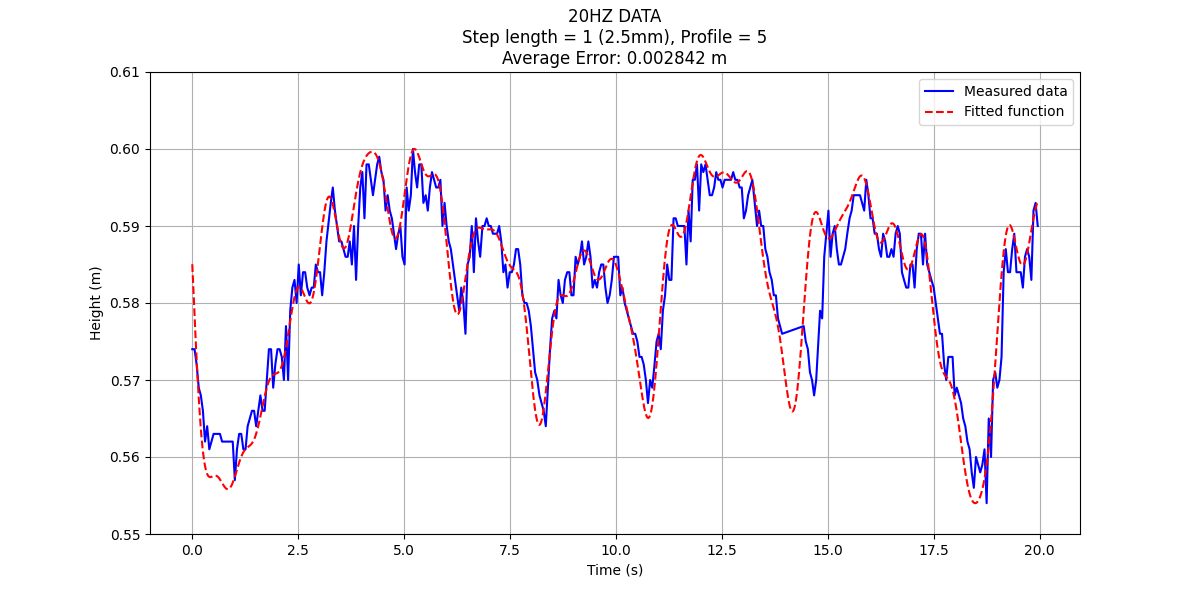
#> input picture testing_pics/20hz.png, 1200 x 600 px
$ python -i plotter.py   (imports and definitions only)
#> lines starting #> are read from the running program, lines starting #| are printed output that depends on the picture
import datetime
import matplotlib.pyplot as plt
import numpy as np


def f(x):
    return -(3.000*np.sin(0.826*x) + 2.484*np.sin(1.082*x) + 2.057*np.sin(1.417*x) +
             1.703*np.sin(1.857*x) + 1.410*np.sin(2.432*x) + 1.168*np.sin(3.186*x) +
             0.967*np.sin(4.174*x) + 0.801*np.sin(5.467*x) + 0.663*np.sin(7.162*x) +
             0.549*np.sin(9.383*x))


def parse_data(data):
    lines = data.strip().split('\n')
    first_timestamp = None
    result = []

    for line in lines:
        timestamp_str, measurement = line.split('] ')
        timestamp_str = timestamp_str[1:]

        timestamp = datetime.datetime.strptime(timestamp_str, "%y/%m/%d %H:%M:%S.%f")

        if first_timestamp is None:
            first_timestamp = timestamp

        time_diff = (timestamp - first_timestamp).total_seconds()

        if time_diff > 20:
            break

        height = float(measurement.split(',')[0].strip().rstrip(' m'))

        result.append((time_diff, height))

    return result


def plot_height_vs_time(data):
    parsed_data = parse_data(data)
    times, heights = zip(*parsed_data)

    plt.figure(figsize=(12, 6))
    plt.plot(times, heights, 'b-', label='Measured data')

    # Generate points for the fitted function
    x_fit = np.linspace(min(times), max(times), 1000)
    y_fit = f(x_fit)

    # Scale and shift the fitted function to match the data range
    y_fit_scaled = (y_fit - np.min(y_fit)) / (np.max(y_fit) - np.min(y_fit)) * (max(heights) - min(heights)) + min(
        heights)

    plt.plot(x_fit, y_fit_scaled, 'r--', label='Fitted function')

    # Calculate average error
    y_fit_interp = np.interp(times, x_fit, y_fit_scaled)
    errors = np.abs(np.array(heights) - y_fit_interp)
    avg_error = np.mean(errors)

    plt.title(f'Step length = 1 (2.5mm), Profile = 1\nAverage Error: {avg_error:.6f} m')
    plt.xlabel('Time (s)')
    plt.ylabel('Height (m)')
    plt.ylim([0.55, 0.61])
    plt.grid(True)
    plt.legend()
    plt.show()

    print(f"Average Error: {avg_error:.6f} m")

# Example usage
data = """
[24/10/02 16:43:55.123] 0.579 m, -4.59
[24/10/02 16:43:55.325] 0.570 m, -6.81
[24/10/02 16:43:55.527] 0.563 m, 1.60
[24/10/02 16:43:55.729] 0.563 m, 8.96
[24/10/02 16:43:55.931] 0.563 m, 8.62
[24/10/02 16:43:56.133] 0.562 m, 9.79
[24/10/02 16:43:56.335] 0.564 m, 8.67
[24/10/02 16:43:56.537] 0.561 m, 4.92
[24/10/02 16:43:56.739] 0.562 m, 4.54
[24/10/02 16:43:56.941] 0.565 m, 3.58
[24/10/02 16:43:57.143] 0.569 m, 4.35
[24/10/02 16:43:57.345] 0.572 m, 6.37
[24/10/02 16:43:57.547] 0.581 m, 8.81
[24/10/02 16:43:57.749] 0.585 m, 8.91
[24/10/02 16:43:57.951] 0.582 m, 7.97
[24/10/02 16:43:58.153] 0.582 m, 5.48
[24/10/02 16:43:58.355] 0.591 m, 7.75
[24/10/02 16:43:58.557] 0.594 m, 8.96
[24/10/02 16:43:58.759] 0.587 m, 8.24
[24/10/02 16:43:58.961] 0.592 m, 8.98
[24/10/02 16:43:59.163] 0.595 m, 9.13
[24/10/02 16:43:59.365] 0.598 m, 8.84
[24/10/02 16:43:59.567] 0.599 m, 9.61
[24/10/02 16:43:59.768] 0.592 m, 7.69
[24/10/02 16:43:59.970] 0.586 m, 6.86
[24/10/02 16:44:00.172] 0.591 m, 8.89
[24/10/02 16:44:00.374] 0.597 m, 8.36
[24/10/02 16:44:00.576] 0.599 m, 9.80
[24/10/02 16:44:00.778] 0.594 m, 3.96
[24/10/02 16:44:00.980] 0.595 m, 9.41
[24/10/02 16:44:01.182] 0.590 m, 10.21
[24/10/02 16:44:01.384] 0.583 m, 7.66
[24/10/02 16:44:01.586] 0.580 m, 7.56
[24/10/02 16:44:01.788] 0.585 m, 5.97
[24/10/02 16:44:01.990] 0.589 m, 6.81
[24/10/02 16:44:02.192] 0.590 m, 9.02
[24/10/02 16:44:02.394] 0.589 m, 10.00
[24/10/02 16:44:02.596] 0.587 m, 4.43
[24/10/02 16:44:02.798] 0.585 m, 6.01
[24/10/02 16:44:03.000] 0.581 m, 3.26
[24/10/02 16:44:03.202] 0.576 m, 6.65
[24/10/02 16:44:03.404] 0.568 m, 10.75
[24/10/02 16:44:03.606] 0.570 m, 5.17
[24/10/02 16:44:03.808] 0.580 m, 6.83
[24/10/02 16:44:04.010] 0.579 m, 4.12
[24/10/02 16:44:04.211] 0.582 m, 6.62
[24/10/02 16:44:04.414] 0.587 m, 8.88
[24/10/02 16:44:04.616] 0.588 m, 8.40
[24/10/02 16:44:04.818] 0.584 m, 4.67
[24/10/02 16:44:05.020] 0.584 m, 5.68
[24/10/02 16:44:05.222] 0.585 m, 8.34
[24/10/02 16:44:05.423] 0.579 m, 5.45
[24/10/02 16:44:05.625] 0.576 m, 8.04
[24/10/02 16:44:05.827] 0.572 m, 9.59
[24/10/02 16:44:06.029] 0.569 m, 7.72
[24/10/02 16:44:06.231] 0.574 m, 6.81
[24/10/02 16:44:06.433] 0.586 m, 7.33
[24/10/02 16:44:06.635] 0.588 m, 6.04
[24/10/02 16:44:06.837] 0.589 m, 9.51
[24/10/02 16:44:07.039] 0.595 m, 8.22
[24/10/02 16:44:07.241] 0.598 m, 9.15
[24/10/02 16:44:07.443] 0.595 m, 4.64
[24/10/02 16:44:07.645] 0.596 m, 9.93
[24/10/02 16:44:07.847] 0.596 m, 9.76
[24/10/02 16:44:08.049] 0.596 m, 9.65
[24/10/02 16:44:08.251] 0.592 m, 5.79
[24/10/02 16:44:08.453] 0.594 m, 6.53
[24/10/02 16:44:08.655] 0.588 m, 10.48
[24/10/02 16:44:08.857] 0.582 m, 10.07
[24/10/02 16:44:09.059] 0.577 m, 6.48
[24/10/02 16:44:09.261] 0.572 m, 10.31
[24/10/02 16:44:09.462] 0.570 m, 10.24
[24/10/02 16:44:09.664] 0.574 m, 3.72
[24/10/02 16:44:09.866] 0.587 m, 6.93
[24/10/02 16:44:10.068] 0.592 m, 7.99
[24/10/02 16:44:10.270] 0.589 m, 7.95
[24/10/02 16:44:10.472] 0.586 m, 4.89
[24/10/02 16:44:10.674] 0.593 m, 9.23
[24/10/02 16:44:10.876] 0.595 m, 9.24
[24/10/02 16:44:11.078] 0.595 m, 8.42
[24/10/02 16:44:11.280] 0.590 m, 7.98
[24/10/02 16:44:11.482] 0.588 m, 7.22
[24/10/02 16:44:11.684] 0.589 m, 7.31
[24/10/02 16:44:11.886] 0.590 m, 9.24
[24/10/02 16:44:12.088] 0.581 m, 4.12
[24/10/02 16:44:12.290] 0.587 m, 7.08
[24/10/02 16:44:12.492] 0.588 m, 7.98
[24/10/02 16:44:12.694] 0.583 m, 8.32
[24/10/02 16:44:12.896] 0.576 m, 10.14
[24/10/02 16:44:13.098] 0.573 m, 7.21
[24/10/02 16:44:13.299] 0.568 m, 8.81
[24/10/02 16:44:13.502] 0.562 m, 10.43
[24/10/02 16:44:13.703] 0.559 m, 5.65
[24/10/02 16:44:13.905] 0.561 m, 9.28
[24/10/02 16:44:14.107] 0.568 m, 6.71
[24/10/02 16:44:14.309] 0.578 m, 4.66
[24/10/02 16:44:14.511] 0.589 m, 7.09
[24/10/02 16:44:14.713] 0.584 m, 6.08
[24/10/02 16:44:14.915] 0.585 m, 5.87
[24/10/02 16:44:15.117] 0.590 m, 5.85
[24/10/02 16:44:15.319] 0.590 m, 4.75
[24/10/02 16:44:15.521] 0.594 m, 8.93
[24/10/02 16:44:15.723] 0.601 m, 8.90
[24/10/02 16:44:15.925] 0.602 m, 6.11
[24/10/02 16:44:16.126] 0.597 m, 6.51
[24/10/02 16:44:16.328] 0.598 m, 7.75
[24/10/02 16:44:16.530] 0.598 m, 9.46
[24/10/02 16:44:16.732] 0.597 m, 9.05
[24/10/02 16:44:16.934] 0.594 m, 3.96
[24/10/02 16:44:17.136] 0.600 m, 9.45
[24/10/02 16:44:17.338] 0.594 m, 7.69
[24/10/02 16:44:17.540] 0.596 m, 7.11
[24/10/02 16:44:17.742] 0.601 m, 8.39
[24/10/02 16:44:17.943] 0.599 m, 10.28
[24/10/02 16:44:18.145] 0.587 m, 1.07
[24/10/02 16:44:18.347] 0.581 m, 5.17
[24/10/02 16:44:18.549] 0.583 m, 6.56
[24/10/02 16:44:18.751] 0.575 m, 10.15
[24/10/02 16:44:18.953] 0.570 m, 10.46
[24/10/02 16:44:19.155] 0.565 m, 10.60
[24/10/02 16:44:19.357] 0.558 m, 10.10
[24/10/02 16:44:19.559] 0.557 m, 9.71
[24/10/02 16:44:19.761] 0.562 m, 7.98
[24/10/02 16:44:19.963] 0.569 m, 8.40
[24/10/02 16:44:20.165] 0.571 m, 5.44
[24/10/02 16:44:20.366] 0.585 m, 8.06
[24/10/02 16:44:20.568] 0.590 m, 9.70
[24/10/02 16:44:20.770] 0.582 m, 8.36
[24/10/02 16:44:20.972] 0.580 m, 9.26
[24/10/02 16:44:21.174] 0.587 m, 8.83
[24/10/02 16:44:21.376] 0.587 m, 9.35
[24/10/02 16:44:21.578] 0.587 m, 9.00
[24/10/02 16:44:21.780] 0.585 m, 6.91
[24/10/02 16:44:21.982] 0.590 m, 7.40ÿ
[24/10/02 16:44:22.184] 0.589 m, 4.18
[24/10/02 16:44:22.386] 0.595 m, 6.71
[24/10/02 16:44:22.588] 0.592 m, 7.07
[24/10/02 16:44:22.790] 0.586 m, 8.17
[24/10/02 16:44:22.992] 0.588 m, 5.73
[24/10/02 16:44:23.193] 0.590 m, 5.11
[24/10/02 16:44:23.395] 0.592 m, 7.53
[24/10/02 16:44:23.597] 0.594 m, 9.20
[24/10/02 16:44:23.799] 0.588 m, 2.53
[24/10/02 16:44:24.001] 0.592 m, 8.27
[24/10/02 16:44:24.203] 0.586 m, 7.13
[24/10/02 16:44:24.405] 0.594 m, 8.07
[24/10/02 16:44:24.607] 0.600 m, 7.50
[24/10/02 16:44:24.809] 0.600 m, 7.30
[24/10/02 16:44:25.011] 0.596 m, 7.72
[24/10/02 16:44:25.213] 0.593 m, 8.95
[24/10/02 16:44:25.415] 0.584 m, 10.07
[24/10/02 16:44:25.617] 0.583 m, 9.62
[24/10/02 16:44:25.819] 0.582 m, 5.25
[24/10/02 16:44:26.021] 0.580 m, 10.47
[24/10/02 16:44:26.223] 0.574 m, 11.01
[24/10/02 16:44:26.425] 0.574 m, 8.84
[24/10/02 16:44:26.627] 0.570 m, 9.05
[24/10/02 16:44:26.828] 0.562 m, 9.64
[24/10/02 16:44:27.030] 0.559 m, 8.69
[24/10/02 16:44:27.232] 0.558 m, 3.15
[24/10/02 16:44:27.434] 0.569 m, 8.32
[24/10/02 16:44:27.636] 0.569 m, 3.16
[24/10/02 16:44:27.838] 0.583 m, 7.54
[24/10/02 16:44:28.040] 0.590 m, 6.04
[24/10/02 16:44:28.242] 0.597 m, 6.71
[24/10/02 16:44:28.444] 0.600 m, 9.81
[24/10/02 16:44:28.646] 0.592 m, 5.02
[24/10/02 16:44:28.848] 0.583 m, 10.59
[24/10/02 16:44:29.050] 0.588 m, 8.80
[24/10/02 16:44:29.252] 0.586 m, 2.34
[24/10/02 16:44:29.454] 0.589 m, 8.43
[24/10/02 16:44:29.656] 0.587 m, 7.85
[24/10/02 16:44:29.858] 0.589 m, 8.29
[24/10/02 16:44:30.060] 0.585 m, 5.08
[24/10/02 16:44:30.262] 0.589 m, 7.40
[24/10/02 16:44:30.464] 0.589 m, 4.47
[24/10/02 16:44:30.666] 0.595 m, 7.82
[24/10/02 16:44:30.868] 0.589 m, 2.93
[24/10/02 16:44:31.069] 0.590 m, 5.32
[24/10/02 16:44:31.271] 0.583 m, 9.20
[24/10/02 16:44:31.473] 0.577 m, 6.75
[24/10/02 16:44:31.675] 0.583 m, 7.34
[24/10/02 16:44:31.877] 0.587 m, 8.79
[24/10/02 16:44:32.079] 0.581 m, 9.38
[24/10/02 16:44:32.281] 0.582 m, 9.63
[24/10/02 16:44:32.483] 0.583 m, 6.30
[24/10/02 16:44:32.685] 0.585 m, 4.44
[24/10/02 16:44:32.887] 0.584 m, 7.64
[24/10/02 16:44:33.089] 0.579 m, 3.94
[24/10/02 16:44:33.291] 0.583 m, 7.71
[24/10/02 16:44:33.493] 0.583 m, 6.33
[24/10/02 16:44:33.695] 0.594 m, 7.91
[24/10/02 16:44:33.897] 0.592 m, 2.37
[24/10/02 16:44:34.099] 0.594 m, 5.62
[24/10/02 16:44:34.301] 0.590 m, 5.16
[24/10/02 16:44:34.503] 0.587 m, 3.70
[24/10/02 16:44:34.705] 0.584 m, 9.34
[24/10/02 16:44:34.907] 0.576 m, 3.57
[24/10/02 16:44:35.109] 0.582 m, 5.16
[24/10/02 16:44:35.311] 0.585 m, 5.82ÿ
[24/10/02 16:44:35.513] 0.583 m, 9.73
[24/10/02 16:44:35.715] 0.575 m, 4.14
[24/10/02 16:44:35.917] 0.578 m, 9.42
[24/10/02 16:44:36.119] 0.575 m, 5.85
[24/10/02 16:44:36.321] 0.570 m, 3.44
[24/10/02 16:44:36.523] 0.567 m, 6.41
[24/10/02 16:44:36.724] 0.563 m, 9.37
[24/10/02 16:44:36.926] 0.558 m, 3.43
[24/10/02 16:44:37.128] 0.565 m, 4.90
[24/10/02 16:44:37.330] 0.577 m, 8.90
[24/10/02 16:44:37.532] 0.577 m, 8.54
[24/10/02 16:44:37.734] 0.583 m, 7.99
[24/10/02 16:44:37.936] 0.594 m, 6.60
[24/10/02 16:44:38.138] 0.594 m, 2.68
[24/10/02 16:44:38.340] 0.607 m, 8.98
[24/10/02 16:44:38.542] 0.612 m, 8.93
[24/10/02 16:44:38.744] 0.608 m, 8.06
[24/10/02 16:44:38.946] 0.600 m, 4.67
[24/10/02 16:44:39.148] 0.594 m, 9.79
[24/10/02 16:44:39.350] 0.589 m, 6.02
[24/10/02 16:44:39.552] 0.592 m, 8.60
[24/10/02 16:44:39.754] 0.597 m, 9.26
[24/10/02 16:44:39.956] 0.591 m, 3.21
[24/10/02 16:44:40.158] 0.588 m, 8.17
[24/10/02 16:44:40.360] 0.586 m, 9.72
[24/10/02 16:44:40.562] 0.588 m, 8.28
[24/10/02 16:44:40.764] 0.584 m, 3.15
[24/10/02 16:44:40.966] 0.581 m, 4.13
[24/10/02 16:44:41.168] 0.587 m, 8.35
[24/10/02 16:44:41.370] 0.589 m, 9.14
[24/10/02 16:44:41.572] 0.588 m, 9.17
[24/10/02 16:44:41.774] 0.588 m, 8.85
[24/10/02 16:44:41.975] 0.583 m, 3.36
[24/10/02 16:44:42.177] 0.579 m, 9.31
[24/10/02 16:44:42.379] 0.572 m, 5.31
[24/10/02 16:44:42.581] 0.569 m, 4.88
[24/10/02 16:44:42.783] 0.565 m, 4.70
[24/10/02 16:44:42.985] 0.563 m, 2.36
[24/10/02 16:44:43.187] 0.578 m, 8.78
[24/10/02 16:44:43.389] 0.573 m, 6.10
[24/10/02 16:44:43.591] 0.569 m, 10.71
[24/10/02 16:44:43.793] 0.571 m, 6.67
[24/10/02 16:44:43.995] 0.580 m, 8.63
[24/10/02 16:44:44.197] 0.584 m, 9.48
[24/10/02 16:44:44.399] 0.583 m, 6.77
[24/10/02 16:44:44.601] 0.584 m, 9.61
[24/10/02 16:44:44.803] 0.579 m, 4.75
[24/10/02 16:44:45.005] 0.575 m, 4.74
[24/10/02 16:44:45.207] 0.586 m, 8.52
[24/10/02 16:44:45.409] 0.590 m, 8.54
[24/10/02 16:44:45.611] 0.593 m, 6.05
[24/10/02 16:44:45.813] 0.604 m, 7.26
[24/10/02 16:44:46.015] 0.606 m, 6.04
[24/10/02 16:44:46.217] 0.603 m, 9.46
[24/10/02 16:44:46.419] 0.603 m, 9.43
[24/10/02 16:44:46.621] 0.604 m, 9.18
[24/10/02 16:44:46.823] 0.597 m, 7.92
[24/10/02 16:44:47.024] 0.589 m, 10.14
[24/10/02 16:44:47.226] 0.589 m, 7.64
[24/10/02 16:44:47.428] 0.587 m, 2.89
[24/10/02 16:44:47.630] 0.597 m, 9.12
[24/10/02 16:44:47.832] 0.598 m, 9.68
[24/10/02 16:44:48.034] 0.591 m, 9.54
[24/10/02 16:44:48.236] 0.584 m, 10.48
[24/10/02 16:44:48.438] 0.580 m, 4.59
[24/10/02 16:44:48.640] 0.585 m, 8.13
[24/10/02 16:44:48.842] 0.579 m, 10.41
[24/10/02 16:44:49.044] 0.572 m, 4.58
[24/10/02 16:44:49.246] 0.575 m, 5.91
[24/10/02 16:44:49.448] 0.567 m, 7.95
[24/10/02 16:44:49.650] 0.559 m, 10.36
[24/10/02 16:44:49.852] 0.552 m, 2.21
[24/10/02 16:44:50.054] 0.559 m, 2.18
[24/10/02 16:44:50.256] 0.565 m, 5.28
[24/10/02 16:44:50.458] 0.567 m, 5.65
[24/10/02 16:44:50.660] 0.569 m, 4.80
[24/10/02 16:44:50.862] 0.569 m, 2.31
[24/10/02 16:44:51.064] 0.582 m, 4.45
[24/10/02 16:44:51.266] 0.596 m, 8.56
[24/10/02 16:44:51.468] 0.595 m, 5.30
[24/10/02 16:44:51.670] 0.599 m, 6.66
[24/10/02 16:44:51.872] 0.609 m, 9.07
[24/10/02 16:44:52.074] 0.609 m, 9.54
[24/10/02 16:44:52.276] 0.602 m, 7.05
[24/10/02 16:44:52.478] 0.595 m, 9.52
[24/10/02 16:44:52.680] 0.586 m, 10.70
[24/10/02 16:44:52.882] 0.581 m, 9.98
[24/10/02 16:44:53.084] 0.578 m, 7.83
[24/10/02 16:44:53.286] 0.578 m, 3.63
[24/10/02 16:44:53.488] 0.587 m, 5.26
[24/10/02 16:44:53.690] 0.591 m, 8.53
[24/10/02 16:44:53.892] 0.588 m, 7.70
[24/10/02 16:44:54.094] 0.583 m, 8.18
[24/10/02 16:44:54.296] 0.577 m, 5.07
[24/10/02 16:44:54.498] 0.576 m, 3.49
[24/10/02 16:44:54.700] 0.590 m, 9.09
[24/10/02 16:44:54.902] 0.583 m, 8.81
[24/10/02 16:44:55.104] 0.584 m, 9.53
[24/10/02 16:44:55.306] 0.589 m, 8.76
[24/10/02 16:44:55.508] 0.591 m, 8.07
[24/10/02 16:44:55.709] 0.593 m, 8.38
[24/10/02 16:44:55.911] 0.596 m, 8.91
[24/10/02 16:44:56.113] 0.595 m, 9.53
[24/10/02 16:44:56.315] 0.593 m, 8.57
[24/10/02 16:44:56.517] 0.594 m, 9.86
[24/10/02 16:44:56.719] 0.587 m, 6.25
[24/10/02 16:44:56.921] 0.583 m, 9.84
[24/10/02 16:44:57.123] 0.581 m, 10.03
[24/10/02 16:44:57.325] 0.578 m, 5.37
[24/10/02 16:44:57.527] 0.574 m, 8.94
[24/10/02 16:44:57.729] 0.575 m, 8.13
[24/10/02 16:44:57.931] 0.582 m, 6.32
[24/10/02 16:44:58.133] 0.585 m, 7.39
[24/10/02 16:44:58.335] 0.580 m, 9.99
[24/10/02 16:44:58.537] 0.573 m, 5.30
[24/10/02 16:44:58.739] 0.576 m, 8.96
[24/10/02 16:44:58.941] 0.574 m, 5.20
[24/10/02 16:44:59.143] 0.580 m, 6.02
[24/10/02 16:44:59.345] 0.589 m, 9.41
[24/10/02 16:44:59.547] 0.582 m, 3.58
[24/10/02 16:44:59.749] 0.585 m, 7.12
[24/10/02 16:44:59.951] 0.584 m, 8.71
[24/10/02 16:45:00.153] 0.579 m, 9.91
[24/10/02 16:45:00.355] 0.574 m, 5.67
[24/10/02 16:45:00.557] 0.574 m, 4.86
[24/10/02 16:45:00.759] 0.580 m, 3.37
[24/10/02 16:45:00.961] 0.581 m, 5.20
[24/10/02 16:45:01.163] 0.582 m, 3.15
[24/10/02 16:45:01.365] 0.592 m, 5.62
[24/10/02 16:45:01.567] 0.605 m, 9.37
[24/10/02 16:45:01.768] 0.604 m, 9.10
[24/10/02 16:45:01.970] 0.597 m, 3.30
[24/10/02 16:45:02.172] 0.594 m, 7.48
[24/10/02 16:45:02.374] 0.593 m, 7.30
[24/10/02 16:45:02.576] 0.592 m, 5.19
[24/10/02 16:45:02.778] 0.591 m, 7.17
[24/10/02 16:45:02.980] 0.581 m, 4.88
[24/10/02 16:45:03.182] 0.575 m, 4.57
[24/10/02 16:45:03.384] 0.583 m, 6.44
[24/10/02 16:45:03.586] 0.586 m, 8.11
[24/10/02 16:45:03.788] 0.591 m, 7.47
[24/10/02 16:45:03.990] 0.594 m, 6.87
[24/10/02 16:45:04.192] 0.592 m, 6.06
[24/10/02 16:45:04.394] 0.587 m, 10.25
[24/10/02 16:45:04.596] 0.580 m, 3.13
[24/10/02 16:45:04.798] 0.584 m, 6.50
[24/10/02 16:45:05.000] 0.580 m, 5.71
[24/10/02 16:45:05.202] 0.587 m, 8.97
[24/10/02 16:45:05.404] 0.581 m, 5.86
[24/10/02 16:45:05.606] 0.577 m, 10.79
[24/10/02 16:45:05.808] 0.574 m, 5.82
[24/10/02 16:45:06.010] 0.576 m, 6.88
[24/10/02 16:45:06.211] 0.572 m, 6.06
[24/10/02 16:45:06.413] 0.563 m, 9.28
[24/10/02 16:45:06.615] 0.562 m, 6.42
[24/10/02 16:45:06.817] 0.568 m, 7.22
[24/10/02 16:45:07.019] 0.570 m, 7.99
[24/10/02 16:45:07.221] 0.572 m, 4.75
[24/10/02 16:45:07.423] 0.574 m, 4.59
[24/10/02 16:45:07.625] 0.577 m, 9.71
[24/10/02 16:45:07.827] 0.576 m, 5.06
[24/10/02 16:45:08.029] 0.584 m, 8.14
[24/10/02 16:45:08.231] 0.581 m, 2.62
[24/10/02 16:45:08.433] 0.596 m, 7.74
[24/10/02 16:45:08.635] 0.605 m, 8.13
[24/10/02 16:45:08.837] 0.606 m, 5.25
[24/10/02 16:45:09.039] 0.605 m, 8.56
[24/10/02 16:45:09.241] 0.610 m, 9.09
[24/10/02 16:45:09.443] 0.614 m, 5.95
[24/10/02 16:45:09.645] 0.611 m, 3.61
[24/10/02 16:45:09.847] 0.607 m, 9.58
[24/10/02 16:45:10.049] 0.602 m, 9.21
[24/10/02 16:45:10.251] 0.592 m, 3.59
[24/10/02 16:45:10.453] 0.584 m, 10.42
[24/10/02 16:45:10.654] 0.579 m, 9.27
[24/10/02 16:45:10.856] 0.573 m, 9.75
[24/10/02 16:45:11.058] 0.571 m, 8.95
[24/10/02 16:45:11.260] 0.573 m, 4.49
[24/10/02 16:45:11.462] 0.582 m, 8.66
[24/10/02 16:45:11.664] 0.580 m, 9.06
[24/10/02 16:45:11.866] 0.582 m, 8.93
[24/10/02 16:45:12.068] 0.582 m, 9.28
[24/10/02 16:45:12.270] 0.573 m, 4.15
[24/10/02 16:45:12.472] 0.565 m, 9.42
[24/10/02 16:45:12.674] 0.563 m, 4.19
[24/10/02 16:45:12.876] 0.568 m, 2.92
[24/10/02 16:45:13.078] 0.578 m, 7.82
[24/10/02 16:45:13.280] 0.574 m, 4.86
[24/10/02 16:45:13.482] 0.572 m, 5.63
[24/10/02 16:45:13.684] 0.574 m, 9.94
[24/10/02 16:45:13.886] 0.576 m, 6.26
[24/10/02 16:45:14.088] 0.589 m, 8.70
[24/10/02 16:45:14.290] 0.588 m, 9.47
[24/10/02 16:45:14.492] 0.585 m, 3.16
[24/10/02 16:45:14.694] 0.596 m, 8.36
[24/10/02 16:45:14.896] 0.598 m, 9.26
[24/10/02 16:45:15.098] 0.595 m, 8.27
[24/10/02 16:45:15.300] 0.596 m, 8.62
[24/10/02 16:45:15.501] 0.597 m, 7.52
[24/10/02 16:45:15.703] 0.591 m, 6.78
[24/10/02 16:45:15.905] 0.588 m, 3.55
[24/10/02 16:45:16.107] 0.588 m, 5.77
[24/10/02 16:45:16.309] 0.586 m, 5.17
[24/10/02 16:45:16.511] 0.585 m, 7.46
[24/10/02 16:45:16.713] 0.585 m, 4.62
[24/10/02 16:45:16.915] 0.579 m, 9.18
[24/10/02 16:45:17.117] 0.579 m, 5.06
[24/10/02 16:45:17.319] 0.583 m, 2.19
[24/10/02 16:45:17.521] 0.599 m, 8.37
[24/10/02 16:45:17.723] 0.594 m, 10.40
[24/10/02 16:45:17.925] 0.585 m, 7.12
[24/10/02 16:45:18.127] 0.582 m, 4.57
[24/10/02 16:45:18.329] 0.577 m, 6.37
[24/10/02 16:45:18.531] 0.581 m, 9.22
[24/10/02 16:45:18.733] 0.588 m, 9.19
[24/10/02 16:45:18.935] 0.590 m, 9.24
[24/10/02 16:45:19.137] 0.593 m, 9.03
[24/10/02 16:45:19.339] 0.590 m, 6.36
[24/10/02 16:45:19.541] 0.589 m, 10.01
[24/10/02 16:45:19.743] 0.582 m, 6.95
[24/10/02 16:45:19.945] 0.582 m, 6.46
[24/10/02 16:45:20.147] 0.579 m, 10.36
[24/10/02 16:45:20.349] 0.569 m, 3.23
[24/10/02 16:45:20.551] 0.567 m, 9.56
[24/10/02 16:45:20.752] 0.573 m, 8.72
[24/10/02 16:45:20.954] 0.571 m, 5.26
[24/10/02 16:45:21.156] 0.573 m, 6.37
[24/10/02 16:45:21.358] 0.578 m, 8.96
[24/10/02 16:45:21.560] 0.579 m, 6.40
[24/10/02 16:45:21.762] 0.581 m, 3.37
[24/10/02 16:45:21.964] 0.595 m, 8.52
[24/10/02 16:45:22.166] 0.597 m, 7.96
[24/10/02 16:45:22.368] 0.592 m, 5.83
[24/10/02 16:45:22.570] 0.594 m, 9.72
[24/10/02 16:45:22.772] 0.590 m, 4.90
[24/10/02 16:45:22.974] 0.585 m, 10.03
[24/10/02 16:45:23.176] 0.582 m, 4.06
[24/10/02 16:45:23.378] 0.593 m, 8.81
[24/10/02 16:45:23.580] 0.588 m, 8.01
[24/10/02 16:45:23.782] 0.579 m, 2.00
[24/10/02 16:45:23.984] 0.572 m, 7.25
[24/10/02 16:45:24.186] 0.575 m, 8.20
[24/10/02 16:45:24.388] 0.577 m, 8.79
[24/10/02 16:45:24.590] 0.584 m, 7.47
[24/10/02 16:45:24.791] 0.583 m, 4.80
[24/10/02 16:45:24.993] 0.590 m, 9.25
[24/10/02 16:45:25.195] 0.596 m, 8.61
[24/10/02 16:45:25.397] 0.596 m, 2.86
[24/10/02 16:45:25.599] 0.599 m, 10.41
[24/10/02 16:45:25.801] 0.592 m, 10.56
[24/10/02 16:45:26.003] 0.592 m, 7.89
[24/10/02 16:45:26.205] 0.593 m, 8.59
[24/10/02 16:45:26.407] 0.586 m, 3.47
[24/10/02 16:45:26.609] 0.583 m, 2.29
[24/10/02 16:45:26.811] 0.593 m, 5.44
[24/10/02 16:45:27.013] 0.595 m, 6.41
[24/10/02 16:45:27.215] 0.590 m, 8.06
[24/10/02 16:45:27.417] 0.584 m, 5.06
[24/10/02 16:45:27.619] 0.583 m, 3.02
[24/10/02 16:45:27.820] 0.582 m, 4.67
[24/10/02 16:45:28.022] 0.587 m, 9.24
[24/10/02 16:45:28.224] 0.578 m, -0.28
[24/10/02 16:45:28.426] 0.565 m, 1.59
[24/10/02 16:45:28.628] 0.559 m, 3.63
[24/10/02 16:45:28.830] 0.570 m, 8.49
[24/10/02 16:45:29.032] 0.568 m, 7.03
[24/10/02 16:45:29.234] 0.571 m, 9.25
[24/10/02 16:45:29.436] 0.568 m, 2.57
[24/10/02 16:45:29.638] 0.576 m, 7.94
[24/10/02 16:45:29.840] 0.577 m, 8.52
[24/10/02 16:45:30.042] 0.574 m, 7.54
[24/10/02 16:45:30.244] 0.576 m, 9.70
[24/10/02 16:45:30.446] 0.572 m, 4.83
[24/10/02 16:45:30.648] 0.582 m, 9.14
[24/10/02 16:45:30.850] 0.584 m, 5.70
[24/10/02 16:45:31.052] 0.580 m, 2.94
[24/10/02 16:45:31.254] 0.595 m, 5.40
[24/10/02 16:45:31.456] 0.606 m, 9.03
[24/10/02 16:45:31.658] 0.602 m, 9.88
[24/10/02 16:45:31.860] 0.595 m, 3.53
[24/10/02 16:45:32.062] 0.601 m, 7.85
[24/10/02 16:45:32.264] 0.604 m, 5.29
[24/10/02 16:45:32.465] 0.607 m, 4.81
[24/10/02 16:45:32.667] 0.609 m, 4.92
[24/10/02 16:45:32.869] 0.608 m, 9.29
[24/10/02 16:45:33.071] 0.601 m, 7.95
[24/10/02 16:45:33.273] 0.593 m, 10.32
[24/10/02 16:45:33.475] 0.588 m, 10.28
[24/10/02 16:45:33.677] 0.579 m, 5.89
[24/10/02 16:45:33.879] 0.572 m, 4.60
[24/10/02 16:45:34.081] 0.572 m, 4.85
[24/10/02 16:45:34.283] 0.567 m, 9.78
[24/10/02 16:45:34.485] 0.563 m, 6.49
[24/10/02 16:45:34.687] 0.569 m, 8.09
[24/10/02 16:45:34.889] 0.574 m, 4.52
[24/10/02 16:45:35.091] 0.576 m, 5.31
[24/10/02 16:45:35.293] 0.581 m, 7.21
[24/10/02 16:45:35.495] 0.584 m, 6.93
[24/10/02 16:45:35.697] 0.583 m, 5.79
[24/10/02 16:45:35.899] 0.586 m, 9.33
[24/10/02 16:45:36.101] 0.580 m, 8.79
[24/10/02 16:45:36.303] 0.573 m, 7.02
[24/10/02 16:45:36.505] 0.570 m, 9.26
[24/10/02 16:45:36.707] 0.573 m, 6.99
[24/10/02 16:45:36.909] 0.577 m, 4.46
[24/10/02 16:45:37.111] 0.582 m, 6.42
[24/10/02 16:45:37.313] 0.585 m, 7.16
[24/10/02 16:45:37.515] 0.587 m, 7.93
[24/10/02 16:45:37.717] 0.583 m, 9.73
[24/10/02 16:45:37.919] 0.580 m, 8.30
[24/10/02 16:45:38.121] 0.578 m, 3.29
[24/10/02 16:45:38.323] 0.591 m, 9.15
[24/10/02 16:45:38.525] 0.593 m, 8.83
[24/10/02 16:45:38.727] 0.594 m, 5.99
[24/10/02 16:45:38.929] 0.597 m, 9.64
[24/10/02 16:45:39.131] 0.596 m, 7.91
[24/10/02 16:45:39.333] 0.603 m, 9.20
[24/10/02 16:45:39.535] 0.602 m, 9.47
[24/10/02 16:45:39.737] 0.596 m, 10.02
[24/10/02 16:45:39.939] 0.594 m, 6.75
[24/10/02 16:45:40.141] 0.594 m, 4.16
[24/10/02 16:45:40.343] 0.594 m, 3.56
[24/10/02 16:45:40.545] 0.592 m, 9.75
[24/10/02 16:45:40.746] 0.591 m, 6.62
[24/10/02 16:45:40.948] 0.584 m, 8.46
[24/10/02 16:45:41.150] 0.581 m, 9.63
[24/10/02 16:45:41.352] 0.580 m, 9.96
[24/10/02 16:45:41.554] 0.581 m, 9.40
[24/10/02 16:45:41.756] 0.576 m, 6.32
[24/10/02 16:45:41.958] 0.576 m, 7.83
[24/10/02 16:45:42.160] 0.571 m, 5.09
[24/10/02 16:45:42.362] 0.565 m, 7.17
[24/10/02 16:45:42.564] 0.565 m, 3.65
[24/10/02 16:45:42.766] 0.580 m, 5.38
[24/10/02 16:45:42.968] 0.593 m, 9.28
[24/10/02 16:45:43.170] 0.587 m, 8.61
[24/10/02 16:45:43.372] 0.582 m, 4.49
[24/10/02 16:45:43.574] 0.583 m, 4.98
[24/10/02 16:45:43.776] 0.576 m, 8.97
[24/10/02 16:45:43.978] 0.576 m, 8.11
[24/10/02 16:45:44.180] 0.574 m, 7.11
[24/10/02 16:45:44.382] 0.573 m, 4.38
[24/10/02 16:45:44.584] 0.581 m, 5.45
[24/10/02 16:45:44.786] 0.585 m, 4.38
[24/10/02 16:45:44.988] 0.592 m, 7.00
[24/10/02 16:45:45.190] 0.593 m, 6.39
[24/10/02 16:45:45.392] 0.595 m, 4.76
[24/10/02 16:45:45.594] 0.596 m, 8.04
[24/10/02 16:45:45.796] 0.589 m, 9.18
[24/10/02 16:45:45.998] 0.586 m, 5.60
[24/10/02 16:45:46.200] 0.593 m, 9.13
[24/10/02 16:45:46.402] 0.588 m, 8.38
[24/10/02 16:45:46.604] 0.582 m, 6.59
[24/10/02 16:45:46.806] 0.574 m, 8.36
"""

# [1 line not run here, left out]

>>> import cv2
>>> picture = cv2.imread('../testing_pics/20hz.png', cv2.IMREAD_GRAYSCALE)
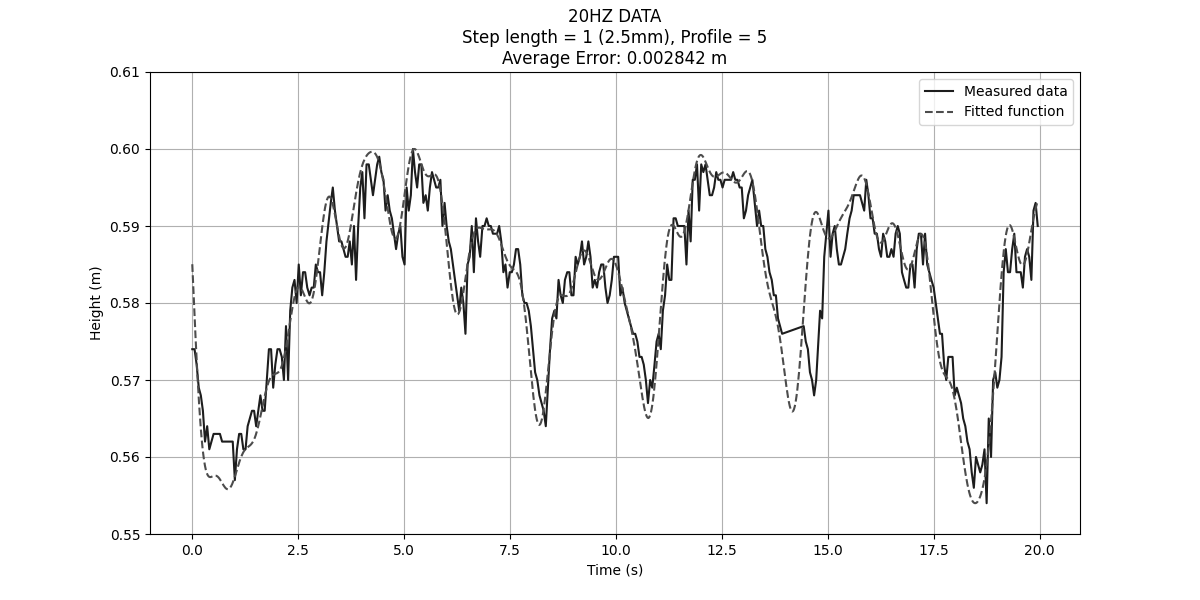
#> picture: shape (600, 1200); min 0, max 255, mean 246.3
#> (the run stopped early here; a loop or call above may not have finished)
